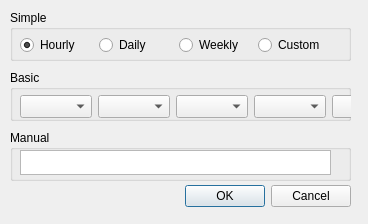
<?xml version="1.0" encoding="UTF-8"?>
<ui version="4.0">
 <class>Dialog</class>
 <widget class="QDialog" name="Dialog">
  <property name="geometry">
   <rect>
    <x>0</x>
    <y>0</y>
    <width>368</width>
    <height>224</height>
   </rect>
  </property>
  <property name="windowTitle">
   <string>Create a cron job</string>
  </property>
  <property name="styleSheet">
   <string notr="true">combobox-popup: 0;</string>
  </property>
  <widget class="QDialogButtonBox" name="buttonBox">
   <property name="geometry">
    <rect>
     <x>90</x>
     <y>180</y>
     <width>261</width>
     <height>32</height>
    </rect>
   </property>
   <property name="orientation">
    <enum>Qt::Horizontal</enum>
   </property>
   <property name="standardButtons">
    <set>QDialogButtonBox::Cancel|QDialogButtonBox::Ok</set>
   </property>
  </widget>
  <widget class="QGroupBox" name="groupBox">
   <property name="geometry">
    <rect>
     <x>10</x>
     <y>10</y>
     <width>341</width>
     <height>51</height>
    </rect>
   </property>
   <property name="title">
    <string>Simple</string>
   </property>
   <widget class="QWidget" name="">
    <property name="geometry">
     <rect>
      <x>10</x>
      <y>20</y>
      <width>311</width>
      <height>26</height>
     </rect>
    </property>
    <layout class="QHBoxLayout" name="horizontalLayout">
     <property name="topMargin">
      <number>5</number>
     </property>
     <item>
      <widget class="QRadioButton" name="hourly_radio">
       <property name="text">
        <string>Hourly</string>
       </property>
       <property name="checked">
        <bool>true</bool>
       </property>
      </widget>
     </item>
     <item>
      <widget class="QRadioButton" name="daily_radio">
       <property name="text">
        <string>Daily</string>
       </property>
      </widget>
     </item>
     <item>
      <widget class="QRadioButton" name="weekly_radio">
       <property name="text">
        <string>Weekly</string>
       </property>
      </widget>
     </item>
     <item>
      <widget class="QRadioButton" name="custom_radio">
       <property name="text">
        <string>Custom</string>
       </property>
      </widget>
     </item>
    </layout>
   </widget>
  </widget>
  <widget class="QGroupBox" name="groupBox_2">
   <property name="geometry">
    <rect>
     <x>10</x>
     <y>130</y>
     <width>341</width>
     <height>51</height>
    </rect>
   </property>
   <property name="title">
    <string>Manual</string>
   </property>
   <widget class="QPlainTextEdit" name="cron_schedule">
    <property name="geometry">
     <rect>
      <x>10</x>
      <y>20</y>
      <width>311</width>
      <height>25</height>
     </rect>
    </property>
    <property name="sizePolicy">
     <sizepolicy hsizetype="Fixed" vsizetype="Fixed">
      <horstretch>0</horstretch>
      <verstretch>0</verstretch>
     </sizepolicy>
    </property>
    <property name="inputMethodHints">
     <set>Qt::ImhNone</set>
    </property>
    <property name="verticalScrollBarPolicy">
     <enum>Qt::ScrollBarAlwaysOff</enum>
    </property>
    <property name="horizontalScrollBarPolicy">
     <enum>Qt::ScrollBarAlwaysOff</enum>
    </property>
   </widget>
  </widget>
  <widget class="QGroupBox" name="groupBox_3">
   <property name="geometry">
    <rect>
     <x>10</x>
     <y>70</y>
     <width>341</width>
     <height>51</height>
    </rect>
   </property>
   <property name="title">
    <string>Basic</string>
   </property>
   <widget class="QWidget" name="">
    <property name="geometry">
     <rect>
      <x>10</x>
      <y>20</y>
      <width>321</width>
      <height>28</height>
     </rect>
    </property>
    <layout class="QGridLayout" name="gridLayout">
     <property name="sizeConstraint">
      <enum>QLayout::SetMinAndMaxSize</enum>
     </property>
     <property name="topMargin">
      <number>5</number>
     </property>
     <item row="0" column="0">
      <widget class="QComboBox" name="min_cbox">
       <property name="sizePolicy">
        <sizepolicy hsizetype="Preferred" vsizetype="Expanding">
         <horstretch>0</horstretch>
         <verstretch>0</verstretch>
        </sizepolicy>
       </property>
      </widget>
     </item>
     <item row="0" column="1">
      <widget class="QComboBox" name="hour_cbox">
       <property name="sizePolicy">
        <sizepolicy hsizetype="Preferred" vsizetype="Expanding">
         <horstretch>0</horstretch>
         <verstretch>0</verstretch>
        </sizepolicy>
       </property>
       <property name="placeholderText">
        <string/>
       </property>
      </widget>
     </item>
     <item row="0" column="2">
      <widget class="QComboBox" name="date_cbox">
       <property name="sizePolicy">
        <sizepolicy hsizetype="Preferred" vsizetype="Expanding">
         <horstretch>0</horstretch>
         <verstretch>0</verstretch>
        </sizepolicy>
       </property>
       <property name="placeholderText">
        <string/>
       </property>
      </widget>
     </item>
     <item row="0" column="3">
      <widget class="QComboBox" name="month_cbox">
       <property name="sizePolicy">
        <sizepolicy hsizetype="Preferred" vsizetype="Expanding">
         <horstretch>0</horstretch>
         <verstretch>0</verstretch>
        </sizepolicy>
       </property>
       <property name="placeholderText">
        <string/>
       </property>
      </widget>
     </item>
     <item row="0" column="4">
      <widget class="QComboBox" name="day_cbox">
       <property name="sizePolicy">
        <sizepolicy hsizetype="Preferred" vsizetype="Expanding">
         <horstretch>0</horstretch>
         <verstretch>0</verstretch>
        </sizepolicy>
       </property>
       <property name="placeholderText">
        <string/>
       </property>
      </widget>
     </item>
    </layout>
   </widget>
  </widget>
 </widget>
 <resources/>
 <connections>
  <connection>
   <sender>buttonBox</sender>
   <signal>accepted()</signal>
   <receiver>Dialog</receiver>
   <slot>accept()</slot>
   <hints>
    <hint type="sourcelabel">
     <x>248</x>
     <y>254</y>
    </hint>
    <hint type="destinationlabel">
     <x>157</x>
     <y>274</y>
    </hint>
   </hints>
  </connection>
  <connection>
   <sender>buttonBox</sender>
   <signal>rejected()</signal>
   <receiver>Dialog</receiver>
   <slot>reject()</slot>
   <hints>
    <hint type="sourcelabel">
     <x>316</x>
     <y>260</y>
    </hint>
    <hint type="destinationlabel">
     <x>286</x>
     <y>274</y>
    </hint>
   </hints>
  </connection>
 </connections>
</ui>
